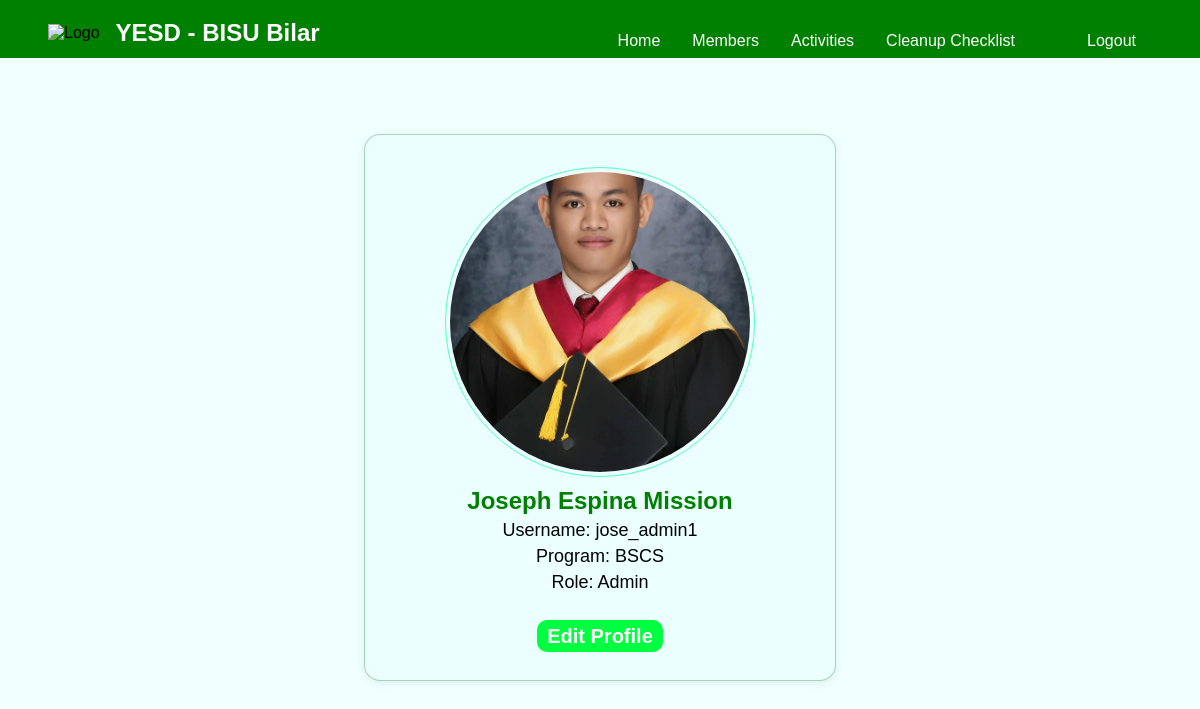
The app's page /profile/profile.php (signed in) with its own data.
### tables this page shows
CREATE TABLE `accounts` (
  `id` int(11) NOT NULL,
  `fullname` varchar(255) NOT NULL,
  `program` varchar(255) NOT NULL,
  `username` varchar(255) NOT NULL,
  `password` varchar(255) NOT NULL,
  `role` varchar(255) NOT NULL,
  `link_to_fb` varchar(225) NOT NULL,
  `image` varchar(225) NOT NULL
);

### profile/profile.php (the view, shortened to what this page needs)
<?php
$con = connection();
$username = $_SESSION['UserLogin'];
$sql = "SELECT * FROM accounts WHERE `username` = '$username'";
$profile = $con->query($sql) or die($con->error);
$row = $profile->fetch_assoc();
?>
<!DOCTYPE html>
<html lang="en">
<head>
  <link rel="stylesheet" href="../css/landingpage.css">
</head>
<body>
<?php
include_once("../profile/header.php");
?>
  <div class="profile_card">
    <div class="profile_img">
      <img src="../images/profile/<?php echo $row['image'] ?>">
    </div>
    <div class="profile_name">
    <h2><?php echo $row['fullname'] ?></h2>
    </div>
    <div class="profile_details">
      <p>Username: <?php echo $row['username'] ?></p>
      <p>Program: <?php echo $row['program'] ?></p>
      <p>Role: <?php echo $row['role'] ?></p>
    </div>
    <div class="edit">
      <a href="edit_profile.php" class="edit_button">Edit Profile</a>
    </div>
  </div>
</body>
</html>

### css/landingpage.css (style rules this page uses)
* { margin: 0; padding: 0; box-sizing: border-box; }
body { font-family: Arial, sans-serif; background-color: azure; }

### profile/header.php (style rules this page uses)
a { text-decoration: none; }

### profile/profile.php (style rules this page uses)
body { padding-top: 84px; text-align: center; }
.profile_card { margin-top: 50px; border: 1px solid rgba(0, 122, 0, 0.3); border-radius: 16px; padding: 2rem 5rem; display: inline-block; background: rgba(201, 255, 255, 0.14); box-shadow: 0 2px 8px rgba(0,0,0,0.08); }
.profile_img { display: flex; justify-content: center; align-items: center; width: 310px; height: 310px; border-radius: 50%; border: rgba(0, 255, 157, 0.66) solid 1px; }
.profile_img img { width: 300px; height: 300px; border-radius: 50%; object-fit: cover; }
.profile_name h2 { text-transform: capitalize; margin-top: 10px; color: green; }
.profile_details p { font-size: 18px; margin: 5px 0; }
.edit { margin-top: 2rem; }
.edit a { background-color: rgb(0, 255, 64); padding: 5px 10px; border-radius: 10px; text-decoration: none; font-size: 20px; color: white; font-weight: bold; }

### records on screen
accounts: image (picture), fullname "Joseph Espina Mission", username "jose_admin1", program "BSCS", role "Admin"
